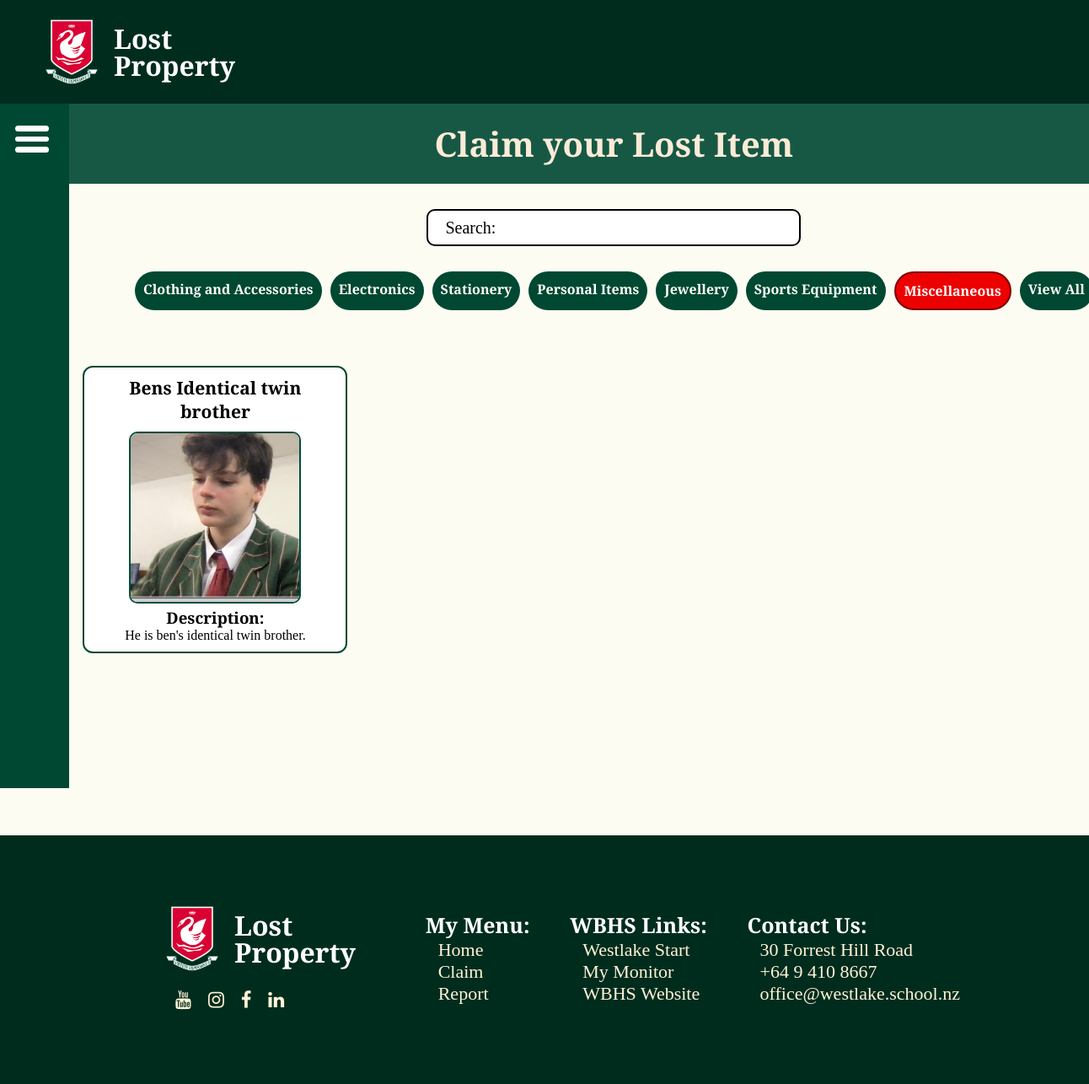
Page /claim?category=Miscellaneous&item= on the earlier database version.
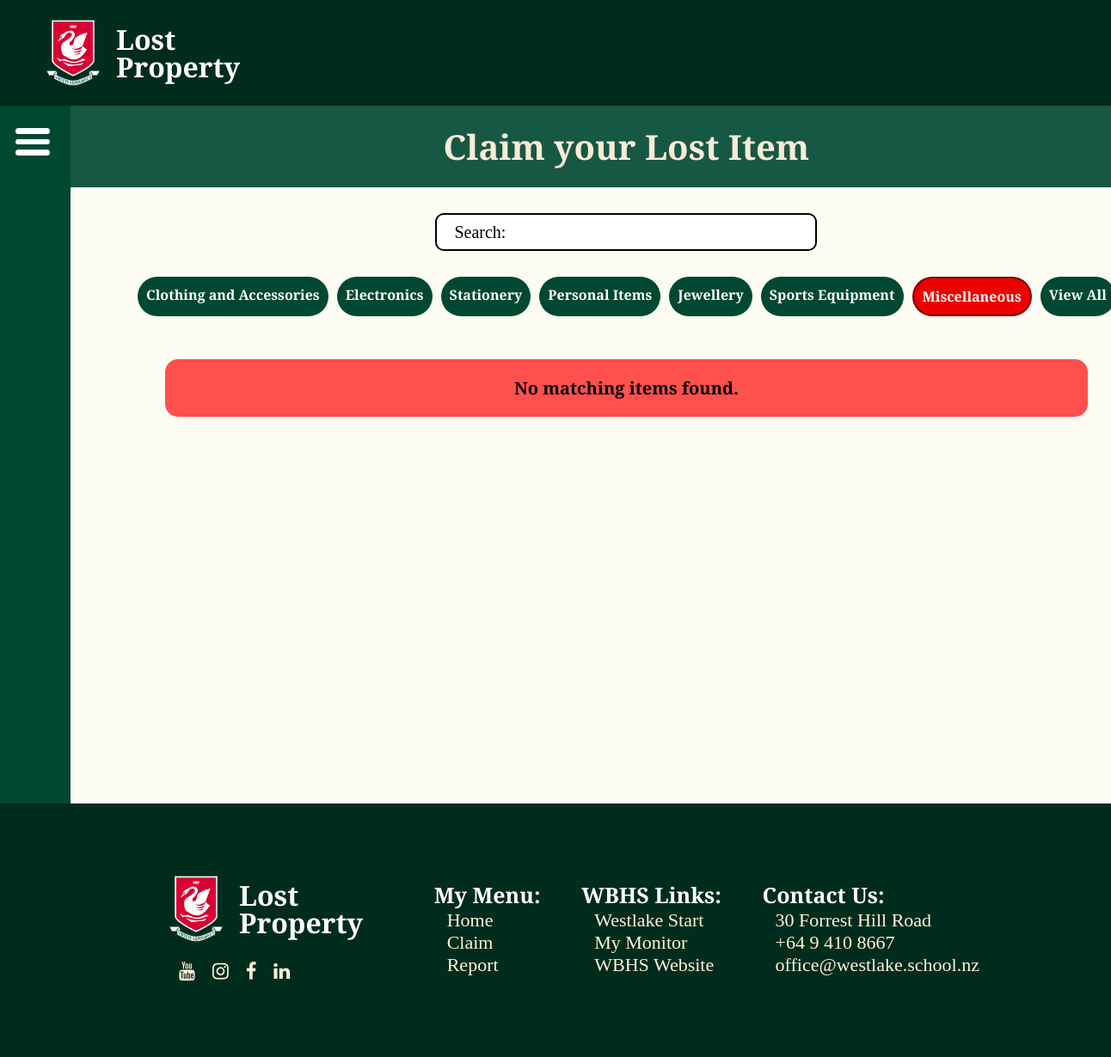
Same page on the later database version.
### tables this page shows
CREATE TABLE items (
            id INTEGER PRIMARY KEY AUTOINCREMENT,
            item_name TEXT,
            name TEXT,
            description TEXT,
            image_filename TEXT,
            category TEXT
        );

### app.py (the view)
@app.route("/claim")
def claim():
    item = request.args.get("item", "").replace(" ", "").lower()
    category = request.args.get("category", "")
    if category:
        items = items_search(category=category)
    else:
        items = items_search(item=item)
    return render_template("claim.html", items=items)

### app.py (called while the page is built)
def items_search(item="", category=None):
    conn = get_db_connection()
    raw_item = item.replace(' ', '').lower()
    sql = ""
    params = []
    if raw_item and raw_item.lower() != "search:":
        sql = "SELECT * FROM items WHERE REPLACE(LOWER(item_name), ' ', '') LIKE ?"
        params = [f"%{raw_item}%"]
    elif category and category != 'All':
        sql = "SELECT * FROM items WHERE category = ? COLLATE NOCASE"
        params = [category]
    else:
        sql = "SELECT * FROM items"
    items = conn.execute(sql, params).fetchall()
    conn.close()
    if not items:
        flash("No matching items found.")
    return items

def get_db_connection():
    db_path = os.path.join('Final', 'WBHSLostProperty.db')
    conn = sqlite3.connect(db_path)
    conn.row_factory = sqlite3.Row
    return conn

### templates/claim.html (shortened to what this page needs)
{% extends 'base.html' %}
{% block body %}
<h2 class="page_header">Claim your Lost Item</h2>
<div class="claim_page_container">
    <form method="GET" action="{{ url_for('search_public') }}">
        <input id="search_box" type="text" name="item" id="item" value="Search:" onclick="if(this.value=='Search:'){this.value='';}" onblur="if(this.value==''){this.value='Search:';}">
    </form>
    <div id="filter_button_container">
        {% set current_category = request.args.get('category', 'All') %}
        <a class="filter-btn {% if current_category == 'Clothing and Accessories' %}active{% endif %}" href="{{ url_for('claim', category='Clothing and Accessories', item=request.args.get('item','')) }}" >
            Clothing and Accessories
        </a>
        <a class="filter-btn {% if current_category == 'Electronics' %}active{% endif %}" href="{{ url_for('claim', category='Electronics', item=request.args.get('item','')) }}">
            Electronics
        </a>
        <a class="filter-btn {% if current_category == 'Stationery' %}active{% endif %}" href="{{ url_for('claim', category='Stationery', item=request.args.get('item','')) }}">
            Stationery
        </a>
        <a class="filter-btn {% if current_category == 'Personal Items' %}active{% endif %}" href="{{ url_for('claim', category='Personal Items', item=request.args.get('item','')) }}">
            Personal Items
        </a>
        <a class="filter-btn {% if current_category == 'Jewellery' %}active{% endif %}" href="{{ url_for('claim', category='Jewellery', item=request.args.get('item','')) }}">
            Jewellery
        </a>
        <a class="filter-btn {% if current_category == 'Sports Equipment' %}active{% endif %}" href="{{ url_for('claim', category='Sports Equipment', item=request.args.get('item','')) }}">
            Sports Equipment
        </a>
        <a class="filter-btn {% if current_category == 'Miscellaneous' %}active{% endif %}" href="{{ url_for('claim', category='Miscellaneous', item=request.args.get('item','')) }}">
            Miscellaneous
        </a>
        <a class="filter-btn" href="{{ url_for('claim', category='All', item=request.args.get('item','')) }}">
            View All
        </a>
    </div>
    {% for message in get_flashed_messages() %}
        <div class="flash_message">
            {{ message }}
        </div>
    {% endfor %}
    <div id="claim_gallery_container">
        {% for item in items %}
        <a href="{{ url_for('claim_item', item_id=item['id']) }}">
            <div id="claim_gallery_item">
                <h2>{{ item['item_name'] }}</h2>
                <img id='claim_gallery_image' src="{{ url_for('static', filename='uploads/' + item['image_filename']) }}">
                <h3>Description: </h3>
                <p>{{ item['description'] }}</p>
            </div>
        </a>
        {% endfor %}
    </div>
</div>
{% endblock %}

### templates/base.html (shortened to what this page needs)
<!DOCTYPE html>
<html lang="en">
<head>
    <link rel="stylesheet" href="{{ url_for('static', filename='style.css') }}">
    <link rel="stylesheet" href="https://cdnjs.cloudflare.com/ajax/libs/font-awesome/4.7.0/css/font-awesome.min.css">
</head>
<body>
    <nav id="nav-horizontal">
        <div id="nav-horizontal_left">
            <div id="logo_container">
                <img id="logo" src="{{ url_for('static', filename='images/logo.png') }}" alt="logo">
                <div id="logo_txt">
                    <h2>Lost</h2>
                    <h2>Property</h2>
                </div>
            </div>
        </div>
    </nav>
    <div class="main_content">
        <div class="side-menu">
            <div class="side-menu_top">
                <div id="menu">
                    <div class="bar1"></div>
                    <div class="bar2"></div>
                    <div class="bar3"></div>
                </div>
            </div>
            <div class="side-menu_bottom">
                <ul>
                    <li><a href="{{ url_for('index') }}">Home</a></li>
                    <li><a href="{{ url_for('claim') }}">Claim</a></li>
                    <li><a href="{{ url_for('report') }}">Report</a></li>
                </ul>
            </div>
        </div>
        <div class="page_container">
            {% block body %} {% endblock %}
        </div>
    </div>
    <div id="footer">
        <div class="footer_content">
            <div class="footer_links">
                <div id="logo_container" style="margin-top: -18px">
                    <img id="logo" src="{{ url_for('static', filename='images/logo.png') }}" alt="logo">
                    <div id="logo_txt">
                        <h2>Lost</h2>
                        <h2>Property</h2>
                    </div>
                </div>
                <div id="social_media_icons">
                        <a href="https://www.youtube.com/user/WestlakeBoysHS/featured" target="_blank" class="fa fa-youtube"></a>
                        <a href="https://www.instagram.com/westlake_boys/" target="_blank" class="fa fa-instagram"></a>
                        <a href="https://www.facebook.com/westlakeboys/" target="_blank" class="fa fa-facebook"></a>
                        <a href="https://www.linkedin.com/school/westlake-boys-high-school/" target="_blank" class="fa fa-linkedin"></a>
                </div>
            </div>
            <div class="footer_links">
                <ul>
                    <li><h2>My Menu:</h2></li>
                    <li><a href="{{ url_for('index') }}">Home</a></li>
                    <li><a href="{{ url_for('claim') }}">Claim</a></li>
                    <li><a href="{{ url_for('report') }}">Report</a></li>
                </ul>
            </div>
            <div class="footer_links">
                <ul>
                    <li><h2>WBHS Links:</h2></li>
                    <li><a target="_blank" href="https://start.westlake.school.nz/">Westlake Start</a></li>
                    <li><a target="_blank" href="https://monitor.westlake.school.nz/mymonitor/">My Monitor</a></li>
                    <li><a target="_blank" href="https://www.westlake.school.nz/">WBHS Website</a></li>
                </ul>
            </div>
            <div class="footer_links">
                <ul>
                    <li><h2>Contact Us:</h2></li>
                    <li><a target="_blank" href="https://goo.gl/maps/6HacMqGYef5rBSaGA">30 Forrest Hill Road</a></li>
                    <li><a target="_blank" href="tel:+6494108667">+64 9 410 8667</a></li>
                    <li><a>office@westlake.school.nz</a></li>
                </ul>
            </div>
        </div>
    </div>
</body>
</html>

### static/style.css (style rules this page uses)
* { margin: 0; padding: 0; box-sizing: 0; font-family: "EB Garamond", serif; }
body { margin: 0; padding: 0; overflow-x: hidden; background: rgba(252, 252, 240, 0.783); }
#nav-horizontal { display: flex; justify-content: space-between; align-items: center; background-color: #002c1e ; padding: 10px; }
#nav-horizontal_left { font-weight: bold; color: white; font-size: 40px; display: flex; justify-content: center; align-items: center; }
#nav-horizontal_left #logo, #footer #logo { width: 80px; }
#logo_txt { margin-left: 10px; }
#logo_txt h2 { line-height: 1; font-size: 32px; }
.side-menu { position: sticky; display: block; left: 0; top: 0px; height: 100vh; width: 60px; background: #004831; padding: 6px 14px; z-index: 9; transition: all 0.5s ease; }
.side-menu_bottom { width: fit-content; margin: auto; margin-top: 60px; display: flex; text-align: center; align-items: center; }
.side-menu ul li { position: relative; list-style-type: none; margin: 8px 0; }
.main_content { display: flex; }
.page_container { width: 100%; display: inline-block; text-align: center; align-items: center; }
#footer { width: 100%; height: 175px; padding: 60px 0px; display: flex; justify-content: center; align-items: center; background:#002c1e; color: white; }
#footer ul { list-style-type: none; }
#footer a { font-size: 22px; margin-left: 15px; text-decoration: none; color:#FFF3D7; }
.footer_links li h2 { font-size: 25px; }
.footer_links { width: fit-content; margin: 0 auto; text-align: left; }
.footer_content { width: 80%; display: flex; }
#social_media_icons { display: flex; width: fit-content; padding: 0px 40px; margin-top: 10px; }
.fa { margin: 0px 5px; }
#logo_container { display: flex; align-items: center; text-align: left; width: fit-content; padding: 0px 35px; }
#menu { position: absolute; top: 10px; right: 18px; width: fit-content; height: fit-content; padding: 0; margin-top: 10px; }
.bar1, .bar2, .bar3 { width: 40px; height: 6.5px; background-color: #ffffff; margin: 6px 6px; transition: 0.4s; border-radius: 12px; }
.page_header { font-size: 40px; font-weight: bold; width: 100%; height: fit-content; padding: 20px 0px; background:#175844; color:antiquewhite; }
#search_box { background: white; border: 2px black solid; padding: 15px 20px; width: 400px; height: 10px; margin: 30px 0px; border-radius: 10px; font-size: 20px; }
#filter_button_container { display: flex; margin: 0 auto; width: fit-content; height: fit-content; margin-bottom: 50px; }
.filter-btn { border-radius: 25px; padding: 10px; font-size: 16px; font-weight: bold; margin: 0px 5px; background-color: #004831; color: white; text-decoration: none; }
.filter-btn.active { background-color: #ed0000; border: 2px solid rgb(126, 0, 0); color: #ffffff; }
.flash_message { padding: 20px; font-size: 20px; font-weight: bold; width: 80%; margin: 0 auto; margin-top: 40px; border-radius: 15px; background-color: #ff0a0ab5; text-align: center; }

Differences in the rows shown:
no longer on this page (row edited): items: item_name "Bens Identical twin brother", image_filename (picture), description "He is ben's identical twin brother."
Other differences:
new list line: "No matching items found."
